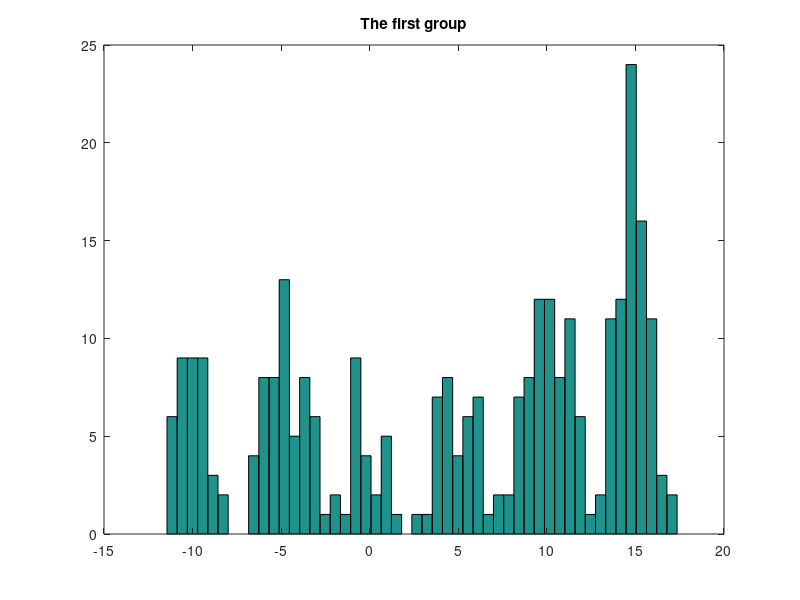
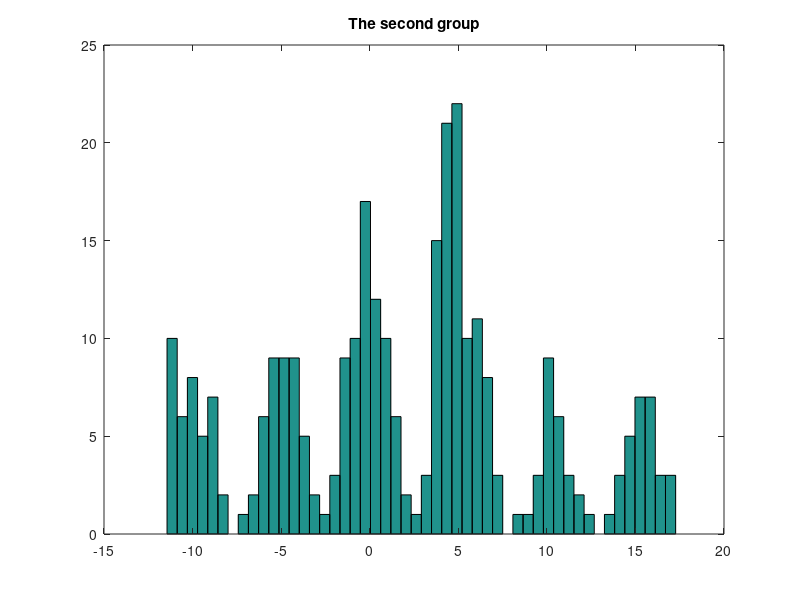

The MATLAB source for these figures, in order:
%% data generation process
%
%     mu_0 = 1/2 N(0,1) + 1/2 N(5,1)
%     mu_1 = 1/2 N(-5,1) + 1/2 N(-10,1)
%     mu_2 = 1/2 N(10,1) + 1/2 N(15,1)
% 
%     p_1 = 0.2 * mu_0 + 0.3 * mu_1 + 0.5 * mu_2
%     p_2 = 0.5 * mu_0 + 0.3 * mu_1 + 0.2 * mu_2

function data = data_generate()

data = zeros(2, 300);
for i = 1:300
    u = rand(1);
    if u < 0.2
        u1 = rand(1);
        if u1 < 0.5
            data(1,i) = randn(1);
        else
            data(1,i) = randn(1) + 5;
        end
    elseif u < 0.5
        u1 = rand(1);
        if u1 < 0.5
            data(1,i) = randn(1) - 5;
        else
            data(1,i) = randn(1) -10;
        end
    else
        u1 = rand(1);
        if u1 < 0.5
            data(1,i) = randn(1) + 10;
        else
            data(1,i) = randn(1) + 15;
        end
    end   
end

for i = 1:300
    u = rand(1);
    if u < 0.5
        u1 = rand(1);
        if u1 < 0.5
            data(2,i) = randn(1);
        else
            data(2,i) = randn(1) + 5;
        end
    elseif u < 0.8
        u1 = rand(1);
        if u1 < 0.5
            data(2,i) = randn(1) - 5;
        else
            data(2,i) = randn(1) -10;
        end
    else
        u1 = rand(1);
        if u1 < 0.5
            data(2,i) = randn(1) + 10;
        else
            data(2,i) = randn(1) + 15;
        end
    end   
end

figure(1)
hist(data(1,:), 50)
title('The first group')

figure(2)
hist(data(2,:), 50)
title('The second group')
end
            

